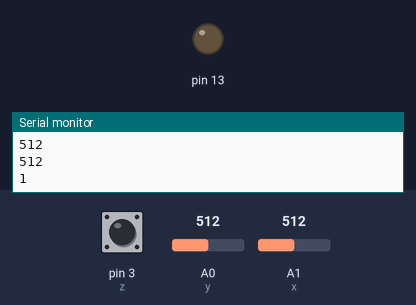
Bench run of a sketch on a simulated Arduino Uno, built with avr-gcc and run on an emulated ATmega328P. Parts: output pins drawn as LEDs (lit = HIGH), the last lines printed to the serial monitor. The test bench sets the inputs (shaded band); at power-on: pin 3 (z) HIGH, A0 (y) = 512, A1 (x) = 512.

Above: at 1.2 s.
1.3 s: pin 3 (z) pulled LOW for 0.25 s
At 1.5 s:
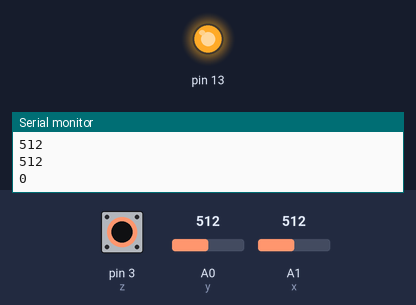
3.1 s: pin 3 (z) pulled LOW for 3.2 s
At 7.0 s:
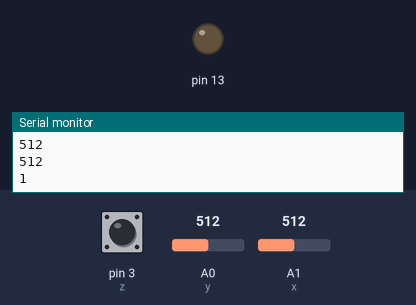
Timing chart, 0 to 8.5 s (numbered marks = the images above; inputs shaded):
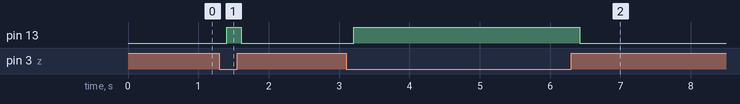

The sketch:

Joystick.ino
```cpp
const int x = 1, y = 0, z = 3;
void setup() {
    pinMode(z, INPUT_PULLUP);
    Serial.begin(9600);
    pinMode(13, OUTPUT);
}

void loop() {
  // put your main code here, to run repeatedly:
  int Vx, Vy, Vz;
  Vx = analogRead(x);
  Vy = analogRead(y);
  Vz = digitalRead(z);
  Serial.println(Vx);

  Serial.println(Vy);

  Serial.println(Vz);
  digitalWrite(13, !Vz);
  Serial.println("\n\n");
  delay(200);
}
```

Measured:
- after the input at 1.3 s, pin 13: LOW → HIGH after 0.11 s, → LOW 0.20 s later
- after the input at 3.1 s, pin 13: LOW → HIGH after 0.11 s, → LOW 3.2 s later
